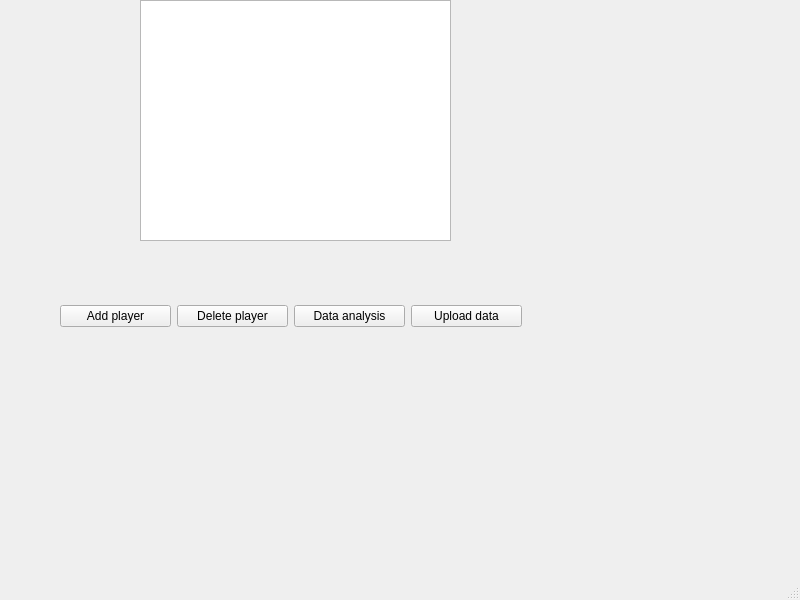
<?xml version="1.0" encoding="UTF-8"?>
<ui version="4.0">
 <class>MainWindow</class>
 <widget class="QMainWindow" name="MainWindow">
  <property name="geometry">
   <rect>
    <x>0</x>
    <y>0</y>
    <width>800</width>
    <height>600</height>
   </rect>
  </property>
  <property name="windowTitle">
   <string>MainWindow</string>
  </property>
  <widget class="QWidget" name="centralwidget">
   <widget class="QTableWidget" name="tableWidget">
    <property name="geometry">
     <rect>
      <x>140</x>
      <y>0</y>
      <width>311</width>
      <height>241</height>
     </rect>
    </property>
   </widget>
   <widget class="QWidget" name="">
    <property name="geometry">
     <rect>
      <x>60</x>
      <y>300</y>
      <width>462</width>
      <height>32</height>
     </rect>
    </property>
    <layout class="QHBoxLayout" name="horizontalLayout">
     <item>
      <widget class="QPushButton" name="addButton">
       <property name="text">
        <string>Add player</string>
       </property>
      </widget>
     </item>
     <item>
      <widget class="QPushButton" name="deleteButton">
       <property name="text">
        <string>Delete player</string>
       </property>
      </widget>
     </item>
     <item>
      <widget class="QPushButton" name="dataAnalysis">
       <property name="text">
        <string>Data analysis</string>
       </property>
      </widget>
     </item>
     <item>
      <widget class="QPushButton" name="pushButton_4">
       <property name="text">
        <string>Upload data</string>
       </property>
      </widget>
     </item>
    </layout>
   </widget>
  </widget>
  <widget class="QMenuBar" name="menubar">
   <property name="geometry">
    <rect>
     <x>0</x>
     <y>0</y>
     <width>800</width>
     <height>24</height>
    </rect>
   </property>
  </widget>
  <widget class="QStatusBar" name="statusbar"/>
 </widget>
 <resources/>
 <connections/>
</ui>
